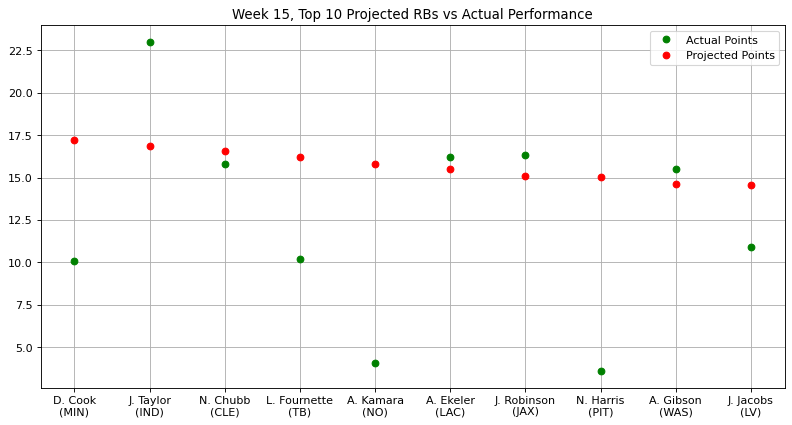

Recreate this plot in Python.
"""
Stats provided by NFL Fantasy
Week 15, Top 10 Projected RBs vs Actual Performance
"""

import matplotlib.pyplot as plt
import numpy as np
from matplotlib.pyplot import figure
figure(figsize=(12, 6), dpi=80)

actual_points = np.array([10.10,23.00,15.80,10.20,4.10,16.20,16.30,3.60,15.50,10.90])
proj_points = np.array([17.22,16.84,16.57,16.20,15.82,15.48,15.10,15.04,14.62,14.58])
players = np.array(["D. Cook\n(MIN)","J. Taylor\n(IND)","N. Chubb\n(CLE)","L. Fournette\n(TB)",
                    "A. Kamara\n(NO)","A. Ekeler\n(LAC)","J. Robinson\n(JAX)","N. Harris\n(PIT)",
                    "A. Gibson\n(WAS)","J. Jacobs\n(LV)"])

plt.plot(players, actual_points, 'o', c = 'g', label = 'Actual Points', ms = 6)
plt.plot(proj_points, 'o', c = 'r', label = 'Projected Points', ms = 6)
plt.title("Week 15, Top 10 Projected RBs vs Actual Performance")
plt.legend()
plt.grid()
plt.show()
